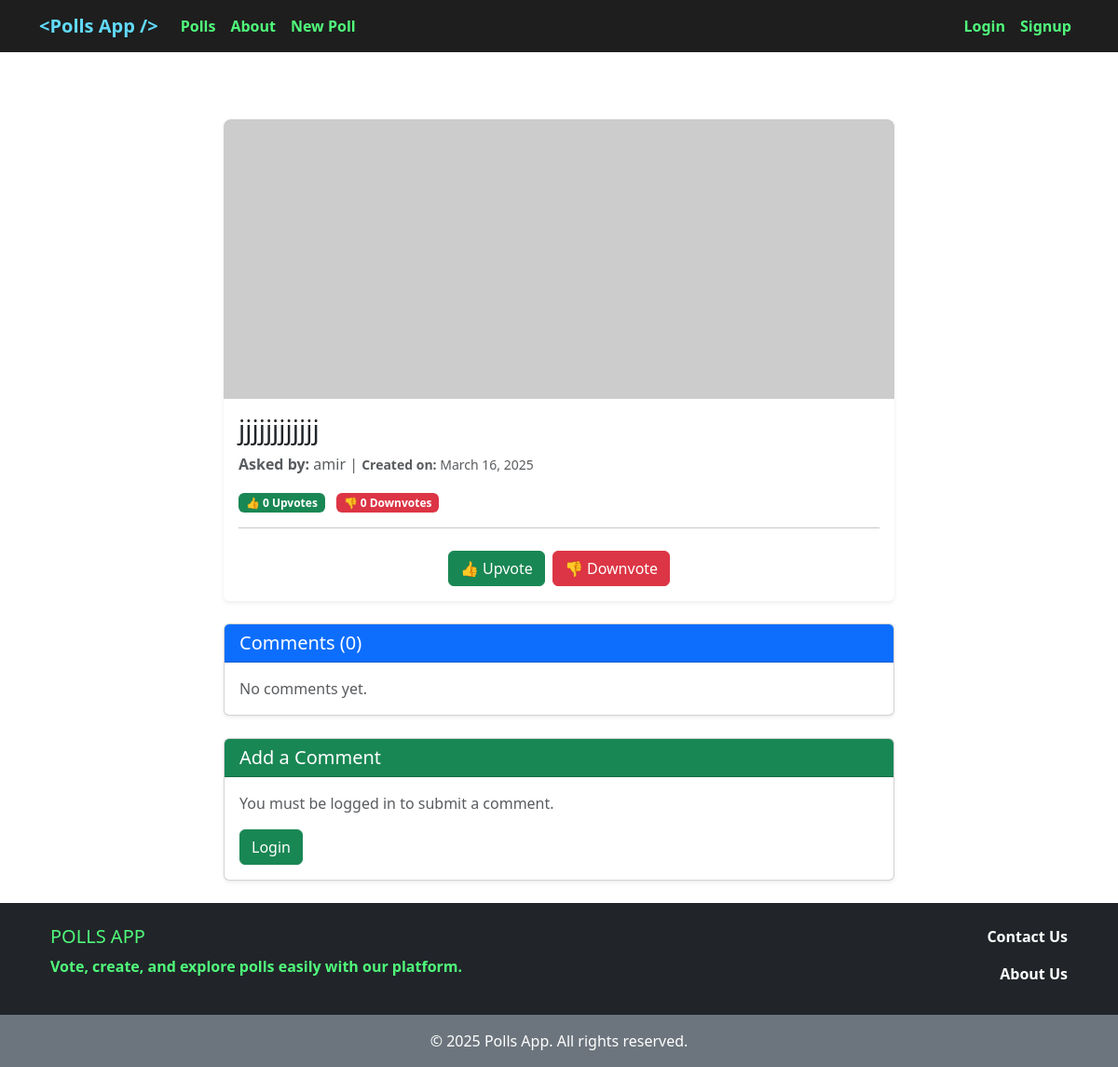
/poll/12/, run on an earlier commit of the app's database.
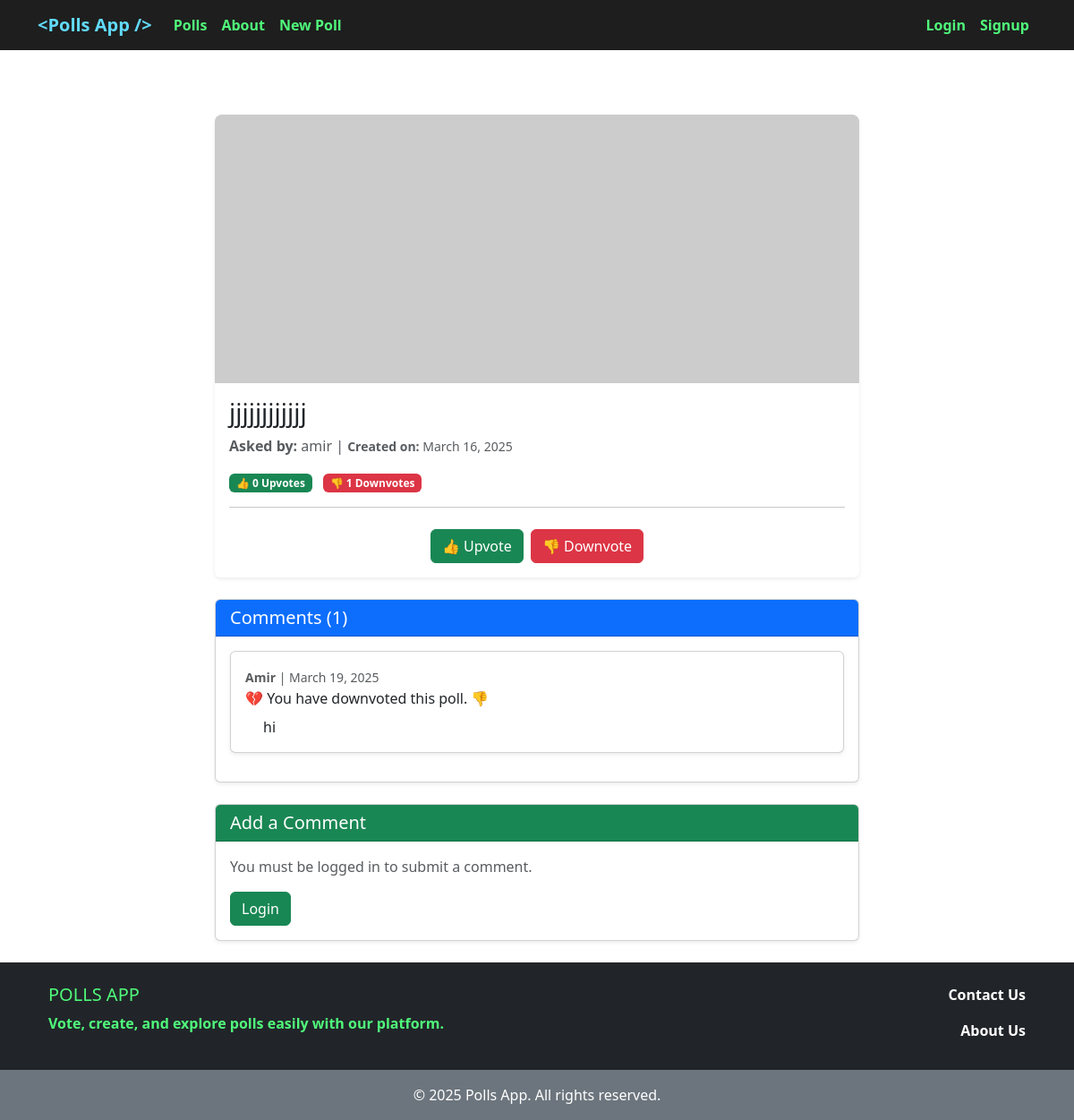
And on a later commit of the database.
### polls/models.py (models this page shows, shortened)
class Poll(models.Model):
    question = models.CharField(max_length=700)
    user = models.ForeignKey(get_user_model(), on_delete=models.CASCADE)
    description = models.TextField(blank=True)
    cover = models.ImageField(upload_to='covers/', blank=True)
    up_vote = models.PositiveIntegerField(default=0)
    down_vote = models.PositiveIntegerField(default=0)
    upvoted_by = models.ManyToManyField(get_user_model(), related_name='upvoted_polls', blank=True)
    downvoted_by = models.ManyToManyField(get_user_model(), related_name='downvoted_polls', blank=True)
    datetime_created = models.DateTimeField(auto_now_add=True)
    datetime_modified = models.DateTimeField(auto_now=True)

class Comment(models.Model):
    poll = models.ForeignKey('Poll', related_name='comments', on_delete=models.CASCADE)
    user = models.ForeignKey(get_user_model(), on_delete=models.CASCADE)
    body = models.TextField()
    is_active = models.BooleanField(default=True)
    datetime_created = models.DateTimeField(auto_now_add=True)
    datetime_modified = models.DateTimeField(auto_now=True)
    def has_upvoted(self):
        return self.poll.upvoted_by.filter(id=self.user.id).exists()
    def has_downvoted(self):
        return self.poll.downvoted_by.filter(id=self.user.id).exists()

### accounts/models.py (models this page shows)
class CustomUser(AbstractUser):
    ROLE_CHOICES = [
        ('M', 'Manager'),
        ('E', 'Employee'),
        ('S', 'Student'),
        ('O', 'Other'),
    ]
    role = models.CharField(choices=ROLE_CHOICES, max_length=1, default=ROLE_CHOICES[3][0])

### polls/views.py (the view)
# urls.py: path('poll/<int:pk>/', poll_detail_view, name='poll_detail'),
def poll_detail_view(request, pk):
    poll = get_object_or_404(Poll, pk=pk)
    comments = poll.comments.all()
    if request.method == "POST":
        comment_form = CommentForm(request.POST)
        if comment_form.is_valid():
            new_comment = comment_form.save(commit=False)
            new_comment.poll = poll
            new_comment.user = request.user
            new_comment.save()
            comment_form = CommentForm()
    else:
        comment_form = CommentForm()
    return render(request, 'polls/poll_detail.html', context={
        'poll': poll,
        'comments': comments,
        'comment_form': comment_form,
    })

### polls/templates/polls/poll_detail.html (shortened to what this page needs)
{% extends '_base.html' %}
{% load crispy_forms_tags %}
{% block content %}
    <div class="container mt-5">
        <div class="row justify-content-center">
            <div class="col-lg-8 col-md-10 col-sm-12">
                <div class="card shadow-sm border-0 rounded">
                    {% if poll.cover %}
                        <img src="{{ poll.cover.url }}" class="card-img-top img-fluid" alt="Poll Image">
                    {% else %}
                        <img src="https://placehold.co/800x300" class="card-img-top img-fluid"
                             alt="Poll image for {{ poll.question }}">
                    {% endif %}
                    <div class="card-body">
                        <h3 class="card-title">{{ poll.question }}</h3>
                        <p class="text-muted">
                            <strong>Asked by:</strong> {{ poll.user }} |
                            <small><strong>Created on:</strong> {{ poll.datetime_created|date:"F d, Y" }}</small>
                        </p>
                        <div class="d-flex justify-content-between align-items-center mt-3">
                            <div>
                                <span class="badge bg-success">👍 {{ poll.up_vote }} Upvotes</span>
                                <span class="badge bg-danger ms-2">👎 {{ poll.down_vote }} Downvotes</span>
                            </div>
                        </div>
                        <hr>
                        <div class="mt-4 d-flex justify-content-center">
                            <div class="btn-group">
                                <form action="{% url 'poll_vote' poll.id %}" method="post">
                                    <button type="submit" class="btn btn-success">👍 Upvote</button>
                                </form>
                                <form action="{% url 'poll_down_vote' poll.id %}" method="post" class="ms-2">
                                    <button type="submit" class="btn btn-danger">👎 Downvote</button>
                                </form>
                            </div>
                        </div>
                    </div>
                </div>
                <div class="card mt-4 shadow-sm">
                    <div class="card-header bg-primary text-white">
                        <h5 class="mb-0">Comments ({{ comments|length }})</h5>
                    </div>
                    <div class="card-body">
                        {% if comments %}
                            {% for comment in comments %}
                                <div class="card mb-3 shadow-sm">
                                    <div class="card-body">
                                        <small class="text-muted">
                                            <strong>{{ comment.user|capfirst }}</strong> |
                                            {{ comment.datetime_created|date:"F d, Y" }}
                                        </small>
                                        <p>
                                            {% if comment.has_upvoted %}
                                                💚 You have upvoted this poll! 👍
                                            {% elif comment.has_downvoted %}
                                                💔 You have downvoted this poll. 👎
                                            {% else %}
                                                🤷‍♂️ You have not voted on this poll yet.
                                            {% endif %}
                                        </p>
                                        <p class="comment-text mt-2">{{ comment.body }}</p>
                                    </div>
                                </div>
                            {% endfor %}
                        {% else %}
                            <p class="text-muted">No comments yet.</p>
                        {% endif %}
                    </div>
                </div>
                <div class="card mt-4 shadow-sm">
                    <div class="card-header bg-success text-white">
                        <h5 class="mb-0">Add a Comment</h5>
                    </div>
                    <div class="card-body">
                        {% if user.is_authenticated %}
                            <form method="POST">
                                {% csrf_token %}
                                {{ comment_form|crispy }}
                                <button type="submit" class="btn btn-success mt-3">Submit Comment</button>
                            </form>
                        {% else %}
                            <p class="text-muted">You must be logged in to submit a comment.</p>
                            <a href="{% url 'account_login' %}" class="btn btn-success mt-3">Login</a>
                        {% endif %}
                    </div>
                </div>
            </div>
        </div>
    </div>
{% endblock content %}

### templates/_base.html (shortened to what this page needs)
{% load static %}
<!doctype html>
<html lang="en">
<head>
    <link href="https://cdn.jsdelivr.net/npm/bootstrap@5.3.3/dist/css/bootstrap.min.css"
          rel="stylesheet"
>
</head>
<body>
<nav class="navbar navbar-expand-lg navbar-dark" style="background-color: #1e1e1e;">
    <div class="container">
        <a class="navbar-brand" href="{% url 'polls_list' %}" style="font-weight: bold; color: #61dafb;">&lt;Polls App /&gt;</a>
        <div class="collapse navbar-collapse" id="navbarNav">
            <ul class="navbar-nav">
                <li class="nav-item">
                    <a class="nav-link" href="{% url 'polls_list' %}"
                       style="color: #50fa7b; font-weight: bold;">Polls</a>
                </li>
                <li class="nav-item">
                    <a class="nav-link" href="{% url 'aboutus' %}" style="color: #50fa7b; font-weight: bold;">About</a>
                </li>
                <li class="nav-item">
                    <a class="nav-link" href="{% url 'poll_create' %}" style="color: #50fa7b; font-weight: bold;">New Poll</a>
                </li>
            </ul>
            <ul class="navbar-nav ms-auto">
                {% if user.is_authenticated %}
                    <li class="nav-item">
                        <span class="nav-link" style="color: #f8f8f2;">{{ user.username|capfirst }}</span>
                    </li>
                    <li class="nav-item">
                        <a class="nav-link" href="{% url 'account_logout' %}"
                           style="color: #50fa7b; font-weight: bold;">Logout</a>
                    </li>
                {% else %}
                    <li class="nav-item">
                        <a class="nav-link" href="{% url 'account_login' %}" style="color: #50fa7b; font-weight: bold;">Login</a>
                    </li>
                    <li class="nav-item">
                        <a class="nav-link" href="{% url 'account_signup' %}"
                           style="color: #50fa7b; font-weight: bold;">Signup</a>
                    </li>
                {% endif %}
            </ul>
        </div>
    </div>
</nav>
<div class="content-wrapper container my-4">
    {% block content %}{% endblock content %}
</div>
<footer class="text-center text-lg-start bg-dark text-white mt-auto">
    <div class="container p-4">
        <div class="row">
            <div class="col-md-6" style="color: #50fa7b; font-weight: bold;">
                <h5 class="text-uppercase">Polls App</h5>
                <p>Vote, create, and explore polls easily with our platform.</p>
            </div>
            <div class="col-md-6 text-md-end">
                <a href="https://github.com/amahadnejad" class="text-white text-decoration-none fw-bold d-block">
                    Contact Us
                </a>
                <a href="{% url 'aboutus' %}" class="text-white text-decoration-none fw-bold d-block mt-3">
                    About Us
                </a>
            </div>
        </div>
    </div>
    <div class="text-center p-3 bg-secondary">
        © 2025 Polls App. All rights reserved.
    </div>
</footer>
</body>
</html>

### templates/_base.html (style rules this page uses)
html, body { height: 100%; margin: 0; display: flex; flex-direction: column; }
.content-wrapper { flex: 1; }

### polls/templates/polls/poll_detail.html (style rules this page uses)
.card-img-top { width: 100%; height: 300px; object-fit: cover; background-color: #f8f9fa; border-top-left-radius: 8px; border-top-right-radius: 8px; }
.comment-text { margin-left: 20px; white-space: pre-line; }
.card-body p { margin-bottom: 0; }

What changed in the data, as far as the page shows it:
changed Poll "jjjjjjjjjjjj": down_vote "0" → "1"
added Comment: user "Amir", datetime_created "March 19, 2025", shows "💔 You have downvoted this poll. 👎", body "hi"
Also different on the page:
{{ comments|length }}: "0" → "1"
text no longer shown: "No comments yet."
